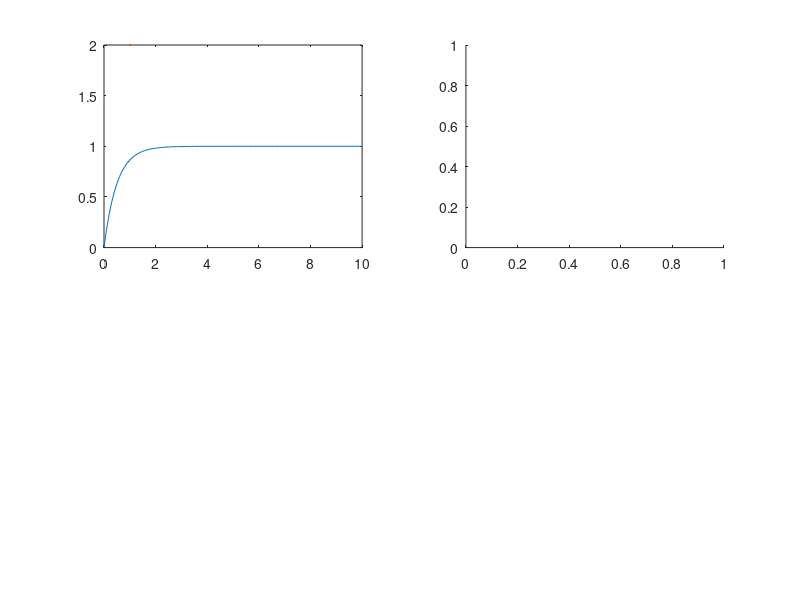

Write MATLAB code to recreate this figure. (Note: this script raises an error after producing the figure.)
% funcion para realimentacion feedback(G(s),H(s))
% lsim(g,x,t) con x=t asi lsim(g,t,t)
close all;clear;
T=[0.5 1 4];
k=[0.6 1 3 9];
t=0:0.1:10;
u=1;
n = cell(1, 3);
nombre=cell(1,4);
tit=["escalon","rampa","impuslo"];
for a=1:3
    for i=1:3 
        h=tf(1,[T(i) 1]);
        figure(a)
        subplot(2,2,1)
        title("Respuesta "+tit(a))
        if a==1
            s=step(h,t);
        elseif a==2
            s=lsim(h,t,t);
        else
            s=impulse(h,t);
        end
    
        plot(t,s,LineWidth=2)
        hold on
        n{i}="T: "+num2str(T(i));
        if i==3
        legend(n)
        end
        for o=1:4
            nombre{u}="K: "+num2str(k(o));
            subplot(2,2,i+1)
            g=feedback(h,tf(k(o)));
            title("Respuesta "+tit(a)+" lazo cerrado"+" para T: "+num2str(T(i)))
            if a==1
                sg=step(g,t);
            elseif a==2
                sg=lsim(g,t,t);
            else
                sg=impulse(g,t);
            end
            plot(t,sg,LineWidth=2)
            hold on
            if o==4
            legend(nombre)
            end
            u=u+1;
        end
        u=1;
    end
end